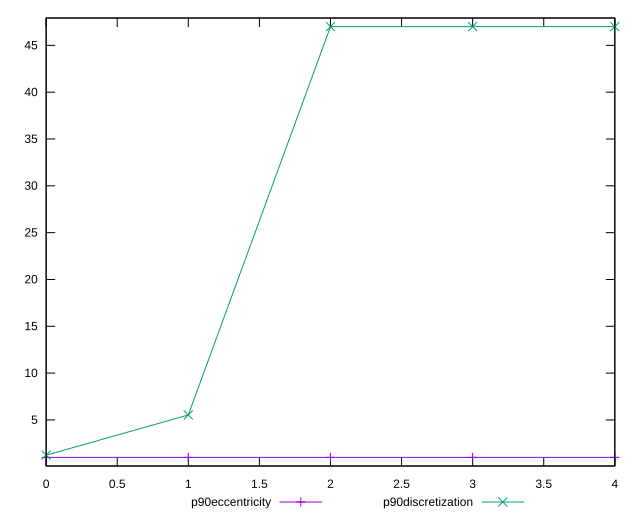

Write the gnuplot code that produced this figure.
reset

$p90Eccentricity <<EOF
0 0.999999999999998
1 1.0000000000000022
2 1.000000000000003
3 1.0000000000000013
4 1.0000000000000009
EOF

$p90Discretization <<EOF
0 1.236842105263158
1 5.529411764705882
2 47
3 47
4 47
EOF

set key outside below
set xrange [0:4]
set yrange [0.07999999999999796:47.92]
set trange [0.07999999999999796:47.92]
set terminal svg size 640, 520 enhanced background rgb 'white'
set output "report_00014_2021-02-09T15:56:05.503Z/total-byte-weight/progression/eccentricity.svg"

plot $p90Eccentricity title "p90eccentricity" with linespoints, \
     $p90Discretization title "p90discretization" with linespoints

reset
